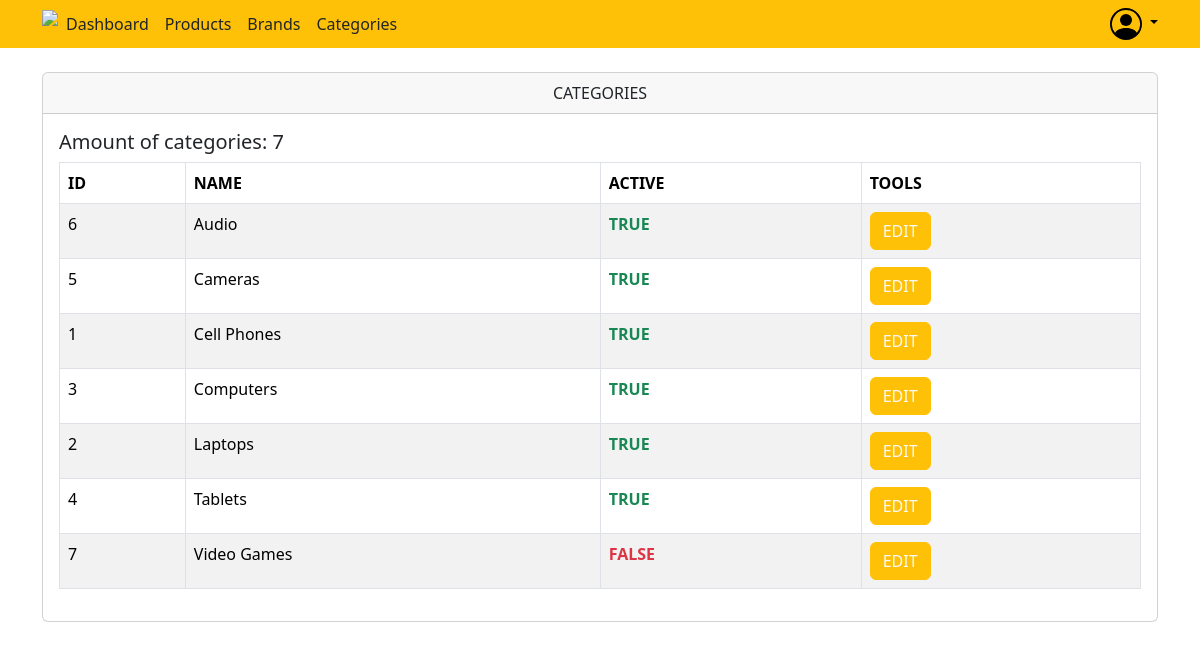
The page /categories/ (signed in) on the database its author committed.
### account/models.py (models this page shows, shortened)
class Category(models.Model):
    name = models.CharField(max_length=100, null=False, blank=False)
    is_active = models.BooleanField(default=True)
    class Meta:
        db_table = "Categories"

### account/views.py (the view)
# urls.py: path('categories/',view=Categories,name='categories'),
def Categories(request):
    if request.user.is_authenticated:
        num_categories = Category.objects.all().count()
        categories = Category.objects.all().order_by('name')
        context = {
            'num_categories': num_categories,
            'categories': categories,
        }
        return render(request, 'categories/categories.html',context=context)
    else:
        return redirect('home')

### templates/categories/categories.html (shortened to what this page needs)
{% extends "base.html" %}
{% block content %}
<div class="container mt-lg-4">
    <div class="card mb-3">
        <div class="card-header text-center">CATEGORIES</div>
        <div class="card-body">
          <h5 class="card-title">Amount of categories: {{num_categories}}</h5>
            <table class="table table-bordered table-striped">
                <thead>
                    <tr>
                        <th>ID</th>
                        <th>NAME</th>
                        <th>ACTIVE</th>
                        <th>TOOLS</th>
                    </tr>
                </thead>
                <tbody>
                    {% for i in categories %}
                    <tr>
                        <td>{{i.id}}</td>
                        <td>{{i.name}}</td>
                        {% if i.is_active %}
                        <td class="text-success fw-bold">TRUE</td>
                        {% else %}
                        <td class="text-danger fw-bold">FALSE</td>
                        {% endif %}
                        <td>
                            <div class="btn-group-horizontal" role="group">
                            <a class="btn btn-warning text-light" href="edit/{{i.id}}">EDIT</a>
                            </div>
                        </td>
                    </tr>
                    {% endfor %}
                </tbody>
            </table>
        </div>
    </div>
</div>
{% endblock %}

### rows shown on the page
Category: id "6", name "Audio", is_active "TRUE"
Category: id "5", name "Cameras", is_active "TRUE"
Category: id "1", name "Cell Phones", is_active "TRUE"
Category: id "3", name "Computers", is_active "TRUE"
Category: id "2", name "Laptops", is_active "TRUE"
Category: id "4", name "Tablets", is_active "TRUE"
Category: id "7", name "Video Games", is_active "FALSE"

### other values the page prints
{{ num_categories }} "7"
